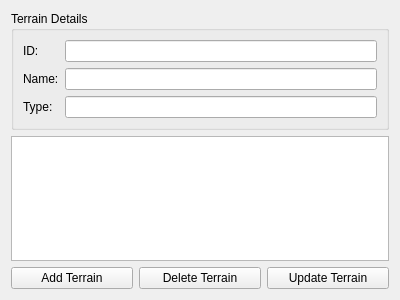
<?xml version="1.0" encoding="UTF-8"?>
<ui version="4.0">
 <class>TerrainUI</class>
 <widget class="QWidget" name="TerrainUI">
  <property name="geometry">
   <rect>
    <x>0</x>
    <y>0</y>
    <width>400</width>
    <height>300</height>
   </rect>
  </property>
  <property name="windowTitle">
   <string>Form</string>
  </property>
  <layout class="QVBoxLayout" name="verticalLayout_3">
   <item>
    <widget class="QGroupBox" name="groupBox">
     <property name="title">
      <string>Terrain Details</string>
     </property>
     <layout class="QFormLayout" name="formLayout">
      <item row="0" column="0">
       <widget class="QLabel" name="nameLabel_2">
        <property name="text">
         <string>ID:</string>
        </property>
       </widget>
      </item>
      <item row="0" column="1">
       <widget class="QLineEdit" name="idLineEdit"/>
      </item>
      <item row="1" column="0">
       <widget class="QLabel" name="rankingLabel">
        <property name="text">
         <string>Name:</string>
        </property>
       </widget>
      </item>
      <item row="1" column="1">
       <widget class="QLineEdit" name="nameLineEdit"/>
      </item>
      <item row="2" column="0">
       <widget class="QLabel" name="typeLabel">
        <property name="text">
         <string>Type:</string>
        </property>
       </widget>
      </item>
      <item row="2" column="1">
       <widget class="QLineEdit" name="typeLineEdit"/>
      </item>
     </layout>
    </widget>
   </item>
   <item>
    <widget class="QTableView" name="terrainsTableView"/>
   </item>
   <item>
    <layout class="QHBoxLayout" name="horizontalLayout">
     <item>
      <widget class="QPushButton" name="addTerrainButton">
       <property name="text">
        <string>Add Terrain</string>
       </property>
      </widget>
     </item>
     <item>
      <widget class="QPushButton" name="deleteTerrainButton">
       <property name="text">
        <string>Delete Terrain</string>
       </property>
      </widget>
     </item>
     <item>
      <widget class="QPushButton" name="updateTerrainButton">
       <property name="text">
        <string>Update Terrain</string>
       </property>
      </widget>
     </item>
    </layout>
   </item>
  </layout>
 </widget>
 <resources/>
 <connections/>
</ui>
